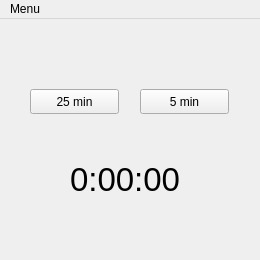
<?xml version="1.0" encoding="UTF-8"?>
<ui version="4.0">
 <class>MainWindow3</class>
 <widget class="QMainWindow" name="MainWindow3">
  <property name="geometry">
   <rect>
    <x>0</x>
    <y>0</y>
    <width>260</width>
    <height>260</height>
   </rect>
  </property>
  <property name="minimumSize">
   <size>
    <width>260</width>
    <height>260</height>
   </size>
  </property>
  <property name="maximumSize">
   <size>
    <width>260</width>
    <height>260</height>
   </size>
  </property>
  <property name="windowTitle">
   <string>Stopwatch v0.3</string>
  </property>
  <widget class="QWidget" name="centralwidget">
   <widget class="QPushButton" name="b_25min">
    <property name="geometry">
     <rect>
      <x>30</x>
      <y>70</y>
      <width>89</width>
      <height>25</height>
     </rect>
    </property>
    <property name="text">
     <string>25 min</string>
    </property>
   </widget>
   <widget class="QPushButton" name="b_5min">
    <property name="geometry">
     <rect>
      <x>140</x>
      <y>70</y>
      <width>89</width>
      <height>25</height>
     </rect>
    </property>
    <property name="text">
     <string>5 min</string>
    </property>
   </widget>
   <widget class="QLabel" name="label">
    <property name="geometry">
     <rect>
      <x>70</x>
      <y>140</y>
      <width>122</width>
      <height>41</height>
     </rect>
    </property>
    <property name="font">
     <font>
      <pointsize>25</pointsize>
     </font>
    </property>
    <property name="text">
     <string>0:00:00</string>
    </property>
   </widget>
  </widget>
  <widget class="QMenuBar" name="menubar">
   <property name="geometry">
    <rect>
     <x>0</x>
     <y>0</y>
     <width>260</width>
     <height>22</height>
    </rect>
   </property>
   <widget class="QMenu" name="menuMenu">
    <property name="title">
     <string>Menu</string>
    </property>
    <addaction name="actionMinutnik"/>
    <addaction name="actionStoper"/>
    <addaction name="actionPomodoro"/>
    <addaction name="separator"/>
    <addaction name="actionO_autorze"/>
    <addaction name="actionWyjd"/>
   </widget>
   <addaction name="menuMenu"/>
  </widget>
  <action name="actionMinutnik">
   <property name="text">
    <string>Minutnik</string>
   </property>
  </action>
  <action name="actionStoper">
   <property name="text">
    <string>Stoper</string>
   </property>
  </action>
  <action name="actionPomodoro">
   <property name="text">
    <string>Pomodoro</string>
   </property>
  </action>
  <action name="actionO_autorze">
   <property name="text">
    <string>O autorze</string>
   </property>
  </action>
  <action name="actionWyjd">
   <property name="text">
    <string>Wyjdź</string>
   </property>
  </action>
 </widget>
 <resources/>
 <connections/>
</ui>
